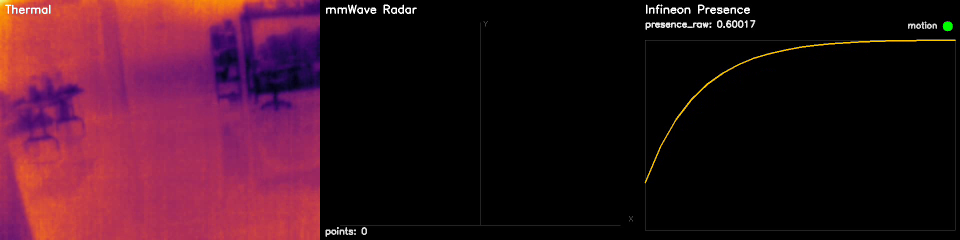
#> input picture frame 20 of software/layer1_sensor_hub/testing/all_sensors_rich5.mp4, 1920 x 480 px, given in place of the camera (shown at 1/2 size)
$ python fusion_capture.py
#> lines starting #> are read from the running program, lines starting #| are printed output that depends on the picture
### software/layer1_sensor_hub/thermal/thermal_source.py
"""
Thermal camera helpers for Layer 1.

Provides a small reusable wrapper around OpenCV V4L2 capture so examples can
consume thermal frames consistently in headless mode.
"""

from __future__ import annotations

from dataclasses import dataclass
from pathlib import Path
from typing import Optional, Union

import cv2
import numpy as np


def normalize_thermal_frame(frame: np.ndarray) -> np.ndarray:
    """Normalize 16-bit/8-bit thermal frame to uint8 grayscale."""

    if frame.dtype == np.uint16:
        f32 = frame.astype(np.float32)
        mn = float(np.min(f32))
        mx = float(np.max(f32))
        if mx - mn < 1e-6:
            return np.zeros_like(frame, dtype=np.uint8)
        f32 = (f32 - mn) / (mx - mn)
        return (f32 * 255.0).astype(np.uint8)

    if frame.dtype != np.uint8:
        frame = frame.astype(np.uint8)

    if frame.ndim == 3 and frame.shape[2] >= 1:
        return cv2.cvtColor(frame, cv2.COLOR_BGR2GRAY)
    return frame


# [8 lines left out: function _is_numeric_device, not called in this run]


def _open_capture(
    device: Union[int, str],
    width: int,
    height: int,
    fps: int,
    open_retries: int,
    open_retry_delay_s: float,
) -> cv2.VideoCapture:
    import time

    cap = cv2.VideoCapture(device, cv2.CAP_V4L2)
    cap.set(cv2.CAP_PROP_CONVERT_RGB, 0)
    cap.set(cv2.CAP_PROP_FOURCC, cv2.VideoWriter_fourcc(*"Y16 "))
    cap.set(cv2.CAP_PROP_BUFFERSIZE, 1)

    for attempt in range(1, open_retries + 1):
        cap.set(cv2.CAP_PROP_FRAME_WIDTH, width)
        cap.set(cv2.CAP_PROP_FRAME_HEIGHT, height)
        cap.set(cv2.CAP_PROP_FPS, fps)
        if cap.isOpened():
            return cap
        if attempt < open_retries:
            time.sleep(open_retry_delay_s)
            cap.open(device, cv2.CAP_V4L2)

    raise RuntimeError(f"Cannot open thermal camera {device}")


# [6 lines left out: function _display_device, not called in this run]


@dataclass(frozen=True)
class ThermalFrameInfo:
    width: int
    height: int
    fps: float


class ThermalCameraSource:
    """V4L2 thermal source wrapper with robust retry logic."""

    def __init__(
        self,
        device: Union[int, str] = 0,
        width: int = 640,
        height: int = 480,
        fps: int = 30,
        open_retries: int = 10,
        open_retry_delay_s: float = 0.25,
        read_retries: int = 4,
    ) -> None:
        self._device = device
        self._width = width
        self._height = height
        self._fps = fps
        self._read_retries = read_retries
        self._cap = _open_capture(device, width, height, fps, open_retries, open_retry_delay_s)

    def __enter__(self) -> ThermalCameraSource:
        return self

    def __exit__(self, *args: object) -> None:
        self.close()

    # [6 lines left out: function info, not called in this run]

    def read_raw(self) -> Optional[np.ndarray]:
        for _ in range(self._read_retries):
            ok, frame = self._cap.read()
            if ok:
                return frame
        return None

    # [6 lines left out: function read_colormap_bgr, not called in this run]

    def close(self) -> None:
        if self._cap is not None:
            self._cap.release()

    # [8 lines left out: function save_raw, not called in this run]

### software/layer1_sensor_hub/mmwave_dca/fusion_capture.py
#!/usr/bin/env python3
"""Sensor fusion: overlay radar point cloud on RGB + thermal + radar views.

Two modes:
  1. ``--bin`` — load existing ADC capture, take live camera frames, fuse
  2. ``--capture`` — take cameras FIRST, then run DCA1000 radar capture, fuse

Usage::

    # Mode 1: existing capture
    python -m layer1_sensor_hub.mmwave_dca.fusion_capture \\
        --bin captures/weapon_only_1m.bin --allow-truncate \\
        --output captures/fusion_result.png

    # Mode 2: live capture (person stays still for ~5 s)
    python -m layer1_sensor_hub.mmwave_dca.fusion_capture \\
        --capture --duration 4 \\
        --output captures/fusion_live.png
"""

from __future__ import annotations

import argparse
import subprocess
import time
from pathlib import Path

import os
import sys

import cv2
import numpy as np

from layer1_sensor_hub.mmwave_dca.adc_reader import AdcCaptureShape, read_adc_data
from layer1_sensor_hub.mmwave_dca.mmwave_raw_adc_detector import RawAdcWeaponDetector
from layer1_sensor_hub.thermal.thermal_source import ThermalCameraSource, normalize_thermal_frame


def capture_cameras(args) -> tuple[np.ndarray, np.ndarray]:
    rgb_img = np.zeros((args.rgb_height, args.rgb_width, 3), dtype=np.uint8)
    rgb_img[:] = (30, 30, 30)
    thermal_img = np.zeros((args.thermal_height, args.thermal_width, 3), dtype=np.uint8)
    thermal_img[:] = (30, 30, 30)

    print("Capturing cameras...")
    rgb_cap = cv2.VideoCapture(args.rgb_device, cv2.CAP_V4L2)
    if rgb_cap.isOpened():
        rgb_cap.set(cv2.CAP_PROP_FRAME_WIDTH, args.rgb_width)
        rgb_cap.set(cv2.CAP_PROP_FRAME_HEIGHT, args.rgb_height)
        rgb_cap.set(cv2.CAP_PROP_BUFFERSIZE, 1)
        for _ in range(5):
            rgb_cap.read()
#> this loop made 5 passes
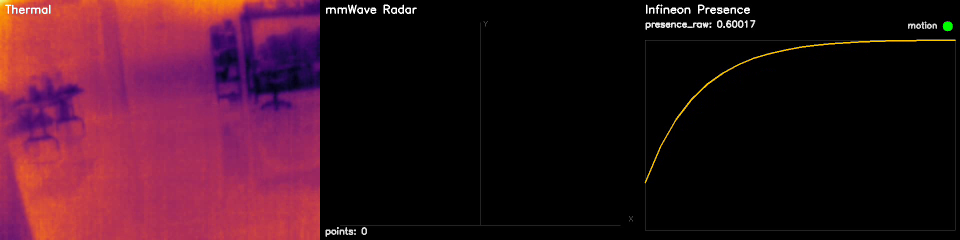
#> input picture frame 20 of software/layer1_sensor_hub/testing/all_sensors_rich5.mp4, 1920 x 480 px, given in place of the camera (shown at 1/2 size)
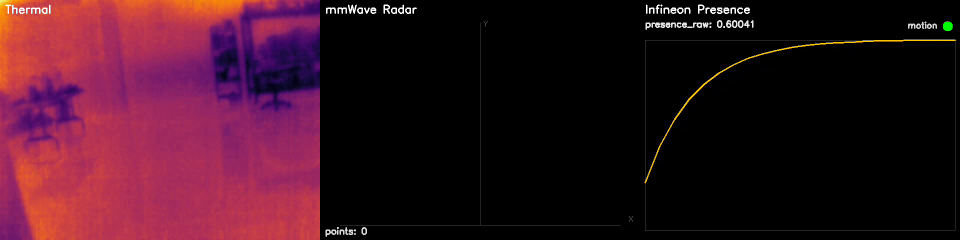
#> input picture frame 21 of software/layer1_sensor_hub/testing/all_sensors_rich5.mp4, 1920 x 480 px, given in place of the camera (shown at 1/2 size)
        ok, frame = rgb_cap.read()
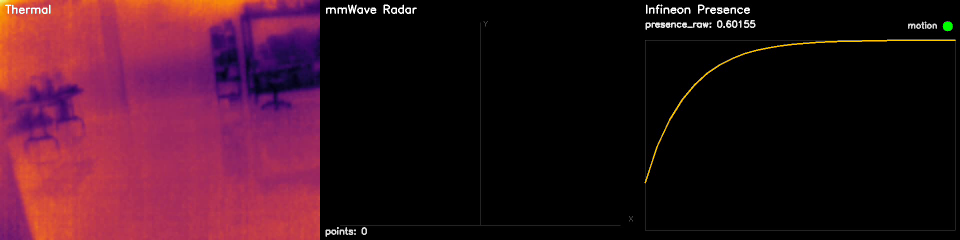
#> input picture frame 25 of software/layer1_sensor_hub/testing/all_sensors_rich5.mp4, 1920 x 480 px, given in place of the camera (shown at 1/2 size)
#> frame is the input picture: shape (480, 1920, 3); mean B, G, R 30.2, 17.5, 55.2
        if ok:
            rgb_img = cv2.resize(frame, (args.rgb_width, args.rgb_height))
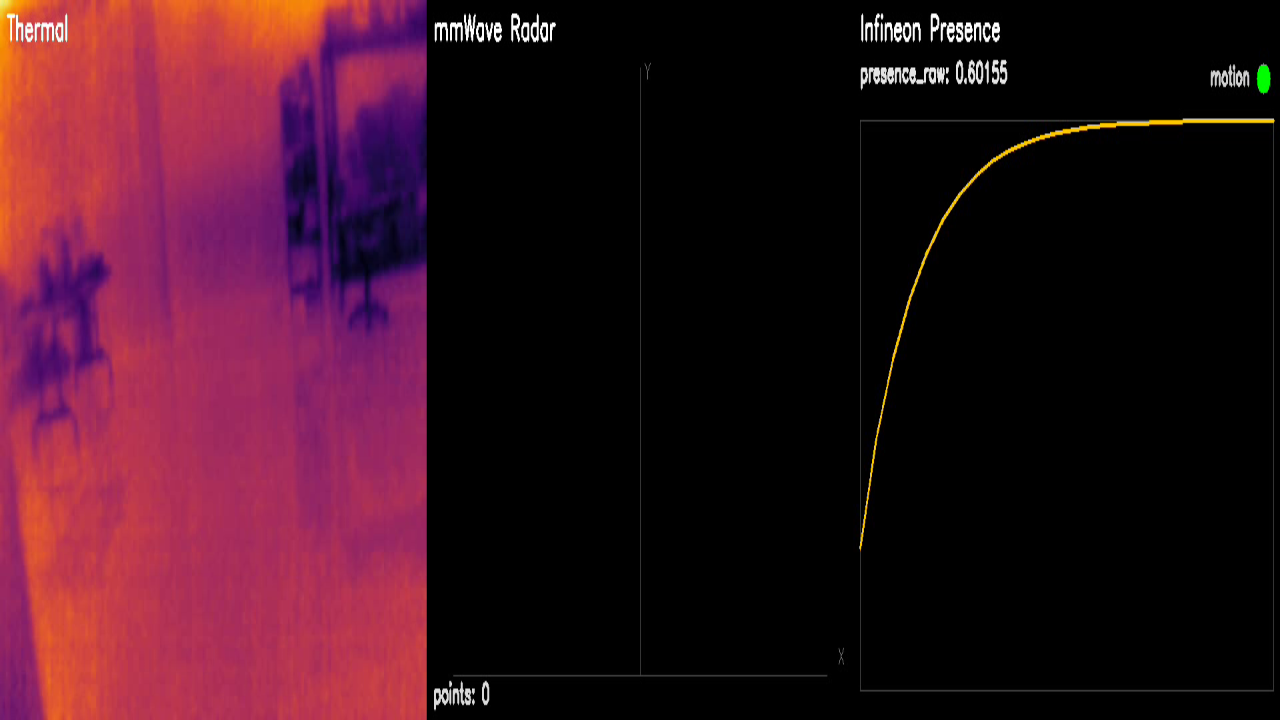
#> rgb_img: shape (720, 1280, 3); mean B, G, R 30.2, 17.5, 55.2
            print(f"  RGB: {rgb_img.shape}")
#|   RGB: (720, 1280, 3)
        rgb_cap.release()
    else:
        print("  warning: RGB not available")

    try:
        thm = ThermalCameraSource(
            device=args.thermal_device,
            width=args.thermal_width,
            height=args.thermal_height,
            fps=9,
        )
        raw = thm.read_raw()
#> the loop in read_raw, `for _ in range(self._read_retries):` made 1 pass
#> pass 1, in read_raw, `ok, frame = self._cap.read()`:
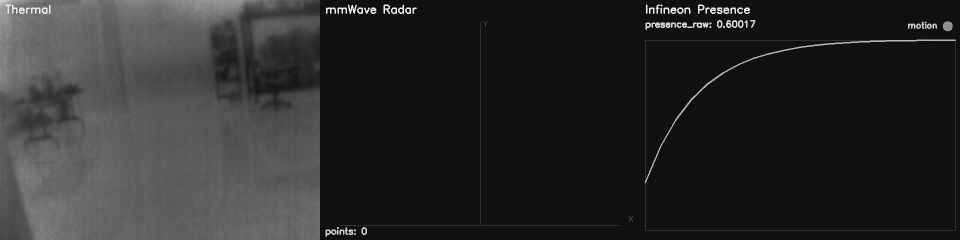
#> frame: shape (480, 1920) (shown at 1/2 size); min 5, max 241, mean 42.4
        if raw is not None:
            gray = normalize_thermal_frame(raw)
            thermal_img = cv2.applyColorMap(gray, cv2.COLORMAP_INFERNO)
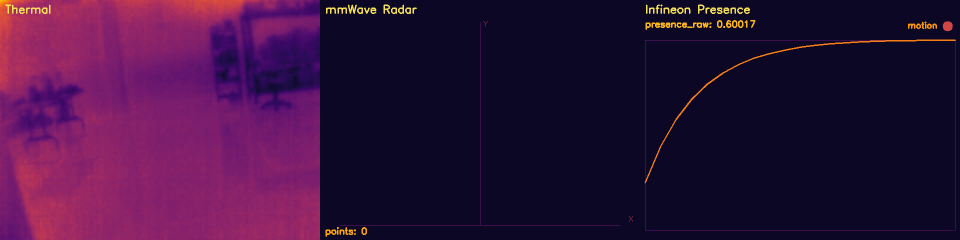
#> thermal_img: shape (480, 1920, 3) (shown at 1/2 size); mean B, G, R 58.8, 16.7, 52.1
            print(f"  Thermal: {thermal_img.shape}")
#|   Thermal: (480, 1920, 3)
        thm.close()
    except Exception as e:
        print(f"  warning: thermal not available ({e})")

    return rgb_img, thermal_img


# [37 lines left out: functions project_radar_point, draw_point_cloud_on_image, not called in this run]


def main():
    p = argparse.ArgumentParser(description="Radar + RGB + Thermal fusion capture")
    p.add_argument("--bin", default="", help="ADC .bin file to process (omit for live capture)")
    p.add_argument("--capture", action="store_true", help="Live capture mode: cameras then radar")
    p.add_argument("--duration", type=int, default=4, help="Duration in seconds for live capture")
    p.add_argument("--chirps", type=int, default=16)
    p.add_argument("--rx", type=int, default=4)
    p.add_argument("--samples", type=int, default=384)
    p.add_argument("--allow-truncate", action="store_true")
    p.add_argument("--output", "-o", default="fusion_result.png")

    # DCA1000 config for live capture
    p.add_argument("--cli-port", default="/dev/ttyUSB0", help="Radar CLI port")
    p.add_argument("--dca-config", default="",
                   help="DCA1000 JSON config (default: ti_cli/configFile.json)")

    # Camera calibration
    p.add_argument("--rgb-device", type=int, default=0, help="RGB camera V4L2 index")
    p.add_argument("--thermal-device", type=int, default=2, help="Thermal camera V4L2 index")
    p.add_argument("--rgb-width", type=int, default=1280)
    p.add_argument("--rgb-height", type=int, default=720)
    p.add_argument("--thermal-width", type=int, default=160)
    p.add_argument("--thermal-height", type=int, default=120)

    # Projection params (tune these for your setup)
    p.add_argument("--x-scale", type=float, default=300.0, help="Pixels per meter horizontally")
    p.add_argument("--y-scale", type=float, default=200.0, help="Pixels per meter vertically")
    p.add_argument("--x-offset", type=float, default=0.0, help="Horizontal offset px")
    p.add_argument("--y-offset", type=float, default=50.0, help="Vertical offset px (camera above radar)")
    p.add_argument("--rotation", type=float, default=0.0, help="Camera rotation deg")

    args = p.parse_args()

    software = Path(__file__).resolve().parent.parent.parent

    # --- Step 0: Live capture mode ---
    if args.capture or not args.bin:
        if not args.dca_config:
            args.dca_config = str(software / "layer1_sensor_hub" / "mmwave_dca" / "ti_cli" / "configFile.json")
        out_bin = f"/tmp/fusion_live_{int(time.time())}.bin"

        # Take camera photos FIRST (before radar capture)
        rgb_img, thermal_img = capture_cameras(args)

        print(f"Radar capture ({args.duration}s)... person stay still!")
        cfg = f"{software}/layer1_sensor_hub/examples/configs/weapon_detection_dca1000.cfg"
        mod = "layer1_sensor_hub.mmwave_dca.run_dca_capture"
        env = {**os.environ, "PYTHONPATH": str(software)}
        subprocess.run(
            [sys.executable, "-m", mod,
             "--cli-port", args.cli_port,
             "--config", cfg,
             "--dca-config", args.dca_config,
             "--output", out_bin,
             "--duration-s", str(args.duration),
             "--configure-dca", "--start-dca", "--stop-dca"],
            cwd=str(software), env=env,
        )
#> (this line was passed over: subprocess is not available in this run)
        args.allow_truncate = True
        args.bin = out_bin
    else:
        rgb_img, thermal_img = capture_cameras(args)

    # --- Step 1: Load radar data and process ---
    bin_path = Path(args.bin)
    if not bin_path.exists():
        print(f"error: {args.bin} not found")
        return 1
    nbytes = bin_path.stat().st_size
    frames = nbytes // (4 * args.chirps * args.rx * args.samples)
    shape = AdcCaptureShape(frames=frames, chirps=args.chirps, rx=args.rx, samples=args.samples)
    print(f"Loading ADC: {bin_path.name} ({frames} frames)")
    adc = read_adc_data(bin_path, shape, allow_truncate=args.allow_truncate)
    n_frames = min(30, adc.shape[0])

    detector = RawAdcWeaponDetector()
    cloud_points = []
    total_score = 0.0
    for i in range(n_frames):
        result = detector.detect(adc[i], i)
        total_score += result.weapon_score
        if result.point_cloud is not None:
            for pt in result.point_cloud:
                cloud_points.append(np.append(pt, [result.weapon_score]))
    cloud_points = np.array(cloud_points, dtype=np.float32) if cloud_points else np.empty((0, 6))
    mean_score = total_score / n_frames
    print(f"  Weapon score: {mean_score:.3f}  Cloud points: {len(cloud_points)}")

    # --- Step 2: Overlay radar points on camera images ---
    if len(cloud_points) > 0:
        # Sub-sample to avoid clutter
        n_show = min(500, len(cloud_points))
        idx = np.random.choice(len(cloud_points), n_show, replace=False)

        draw_point_cloud_on_image(
            rgb_img, cloud_points[idx],
            args.rgb_width, args.rgb_height,
            args.x_scale, args.y_scale,
            args.x_offset, args.y_offset, args.rotation,
        )

        thm_scale = args.x_scale * args.thermal_width / args.rgb_width
        thm_y_scale = args.y_scale * args.thermal_height / args.rgb_height
        thm_x_off = args.x_offset * args.thermal_width / args.rgb_width
        thm_y_off = args.y_offset * args.thermal_height / args.rgb_height
        draw_point_cloud_on_image(
            thermal_img, cloud_points[idx],
            args.thermal_width, args.thermal_height,
            thm_scale, thm_y_scale,
            thm_x_off, thm_y_off, args.rotation,
        )

    # 4. Build composite
    rgb_small = cv2.resize(rgb_img, (640, 360))
    thm_large = cv2.resize(thermal_img, (640, 480))

    # --- Radar top-down view ---
    radar_view = np.zeros((480, 640, 3), dtype=np.uint8)
    radar_view[:] = (10, 12, 16)
    if len(cloud_points) > 0:
        for pt in cloud_points:
            rng_m = pt[1] * 0.013
            ang = pt[3]
            zone = pt[5]
            x_px = int(320 + rng_m * 80 * np.sin(ang))
            y_px = int(460 - rng_m * 80 * np.cos(ang))
            color = (0, 0, 255) if zone > 0.5 else (255, 180, 0)
            cv2.circle(radar_view, (x_px, y_px), 3, color, -1)
        cv2.putText(radar_view, f"Weapon Score: {mean_score:.2f}", (12, 30),
                    cv2.FONT_HERSHEY_SIMPLEX, 0.7, (255, 255, 255), 2, cv2.LINE_AA)
        # Range rings
        for r in range(1, 6):
            radius = int(r * 80)
            cv2.circle(radar_view, (320, 460), radius, (66, 49, 42), 1)
            cv2.putText(radar_view, f"{r}m", (320 + radius - 10, 460 - 10),
                        cv2.FONT_HERSHEY_SIMPLEX, 0.4, (168, 149, 139), 1)

    # Composite layout: 3 columns
    h1, w1 = rgb_small.shape[:2]
    h2, w2 = thm_large.shape[:2]
    h3, w3 = radar_view.shape[:2]
    composite_h = h1 + h2
    composite_w = max(w1 + w2, w3)
    composite = np.zeros((composite_h + h3 + 10, composite_w + 10, 3), dtype=np.uint8)
    composite[:] = (20, 20, 20)

    # Place RGB top-left
    composite[5:5+h1, 5:5+w1] = rgb_small
    cv2.putText(composite, "RGB + Radar Overlay", (10, 24),
                cv2.FONT_HERSHEY_SIMPLEX, 0.5, (200, 200, 200), 1)

    # Place Thermal top-right
    composite[5:5+h2, 10+w1:10+w1+w2] = thm_large
    cv2.putText(composite, "Thermal + Radar Overlay", (15 + w1, 24),
                cv2.FONT_HERSHEY_SIMPLEX, 0.5, (200, 200, 200), 1)

    # Place Radar bottom
    y_off = 10 + max(h1, h2)
    composite[y_off:y_off+h3, composite_w//2 - w3//2:composite_w//2 + w3//2 + w3%2] = radar_view
    cv2.putText(composite, "Radar Top-Down", (composite_w//2 - 60, y_off + 20),
                cv2.FONT_HERSHEY_SIMPLEX, 0.5, (200, 200, 200), 1)

    # Score badge
    score_color = (0, 200, 0) if mean_score >= 0.65 else (0, 165, 255)
    cv2.putText(composite, f"WEAPON: {mean_score:.2f}", (composite_w - 200, composite_h + h3 - 12),
                cv2.FONT_HERSHEY_SIMPLEX, 0.8, score_color, 2, cv2.LINE_AA)

    out_path = Path(args.output)
    out_path.parent.mkdir(parents=True, exist_ok=True)
    cv2.imwrite(str(out_path), composite, [cv2.IMWRITE_PNG_COMPRESSION, 3])
    print(f"Saved: {out_path}")


if __name__ == "__main__":
#> (the run stopped early here; a loop or call above may not have finished)

$ run again, starting later in the video
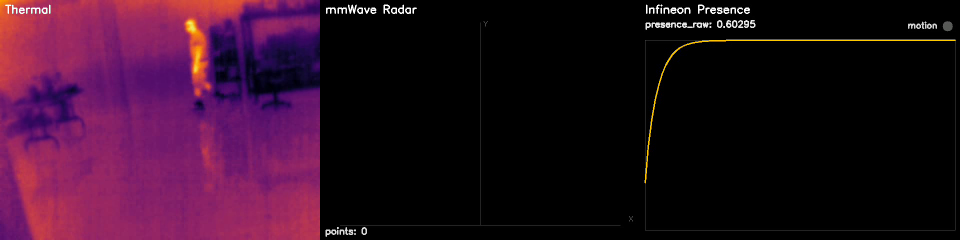
#> input picture frame 90 of software/layer1_sensor_hub/testing/all_sensors_rich5.mp4, 1920 x 480 px, given in place of the camera (shown at 1/2 size)
#> the loop in capture_cameras, `for _ in range(5):` made 5 passes
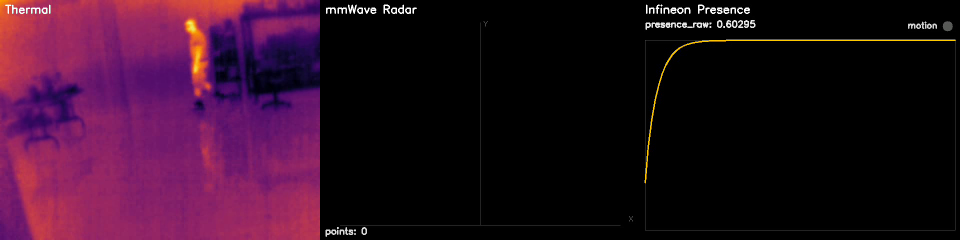
#> input picture frame 90 of software/layer1_sensor_hub/testing/all_sensors_rich5.mp4, 1920 x 480 px, given in place of the camera (shown at 1/2 size)
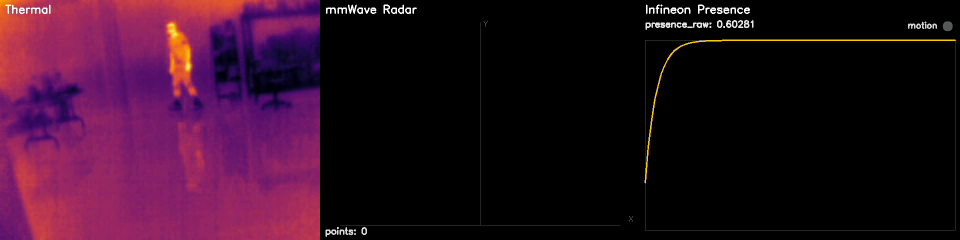
#> input picture frame 95 of software/layer1_sensor_hub/testing/all_sensors_rich5.mp4, 1920 x 480 px, given in place of the camera (shown at 1/2 size)
#> in capture_cameras, frame is the input picture: shape (480, 1920, 3); mean B, G, R 33.4, 13.3, 45.2
#|   RGB: (720, 1280, 3)
#> in capture_cameras, `thermal_img = cv2.applyColorMap(gray, cv2.COLORMAP_INFERNO)`:
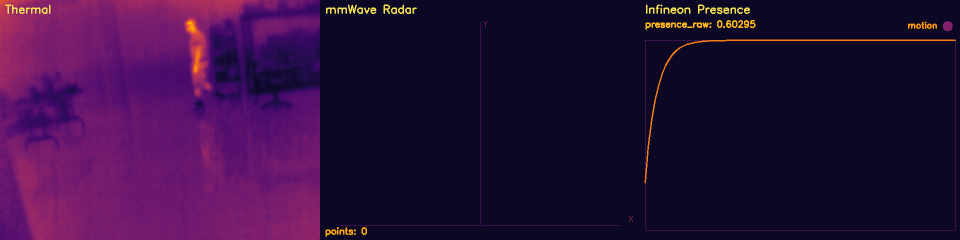
#> thermal_img: shape (480, 1920, 3) (shown at 1/2 size); mean B, G, R 59.3, 14.1, 44.4
#|   Thermal: (480, 1920, 3)

$ run again, starting later in the video
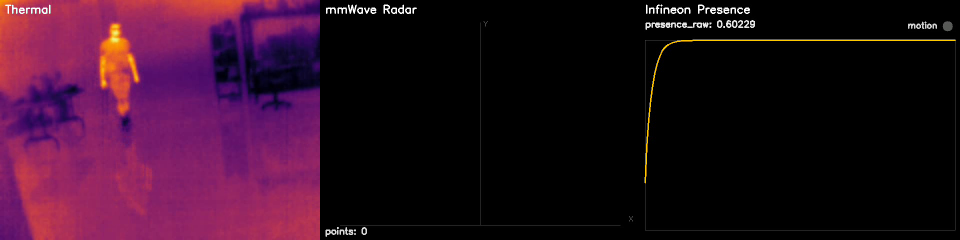
#> input picture frame 160 of software/layer1_sensor_hub/testing/all_sensors_rich5.mp4, 1920 x 480 px, given in place of the camera (shown at 1/2 size)
#> the loop in capture_cameras, `for _ in range(5):` made 5 passes
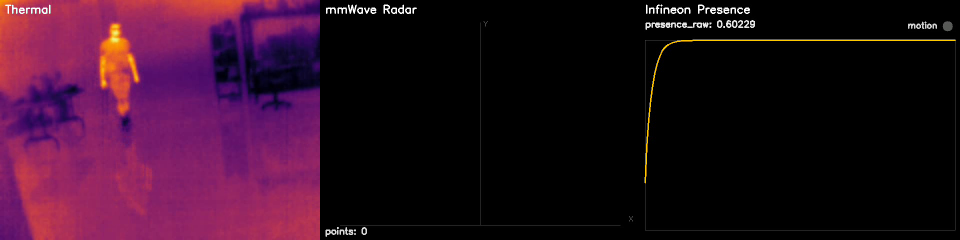
#> input picture frame 160 of software/layer1_sensor_hub/testing/all_sensors_rich5.mp4, 1920 x 480 px, given in place of the camera (shown at 1/2 size)
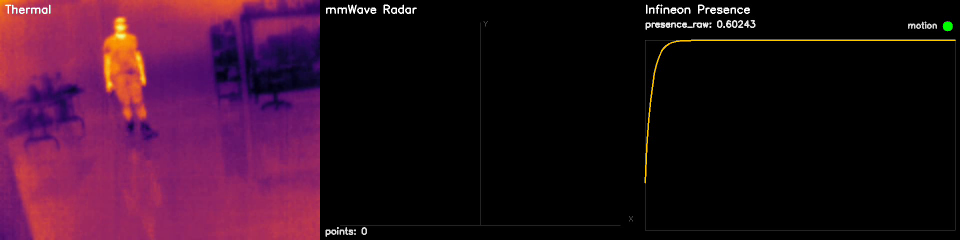
#> input picture frame 165 of software/layer1_sensor_hub/testing/all_sensors_rich5.mp4, 1920 x 480 px, given in place of the camera (shown at 1/2 size)
#> in capture_cameras, frame is the input picture: shape (480, 1920, 3); mean B, G, R 32.9, 14.2, 46.9
#|   RGB: (720, 1280, 3)
#> in capture_cameras, `thermal_img = cv2.applyColorMap(gray, cv2.COLORMAP_INFERNO)`:
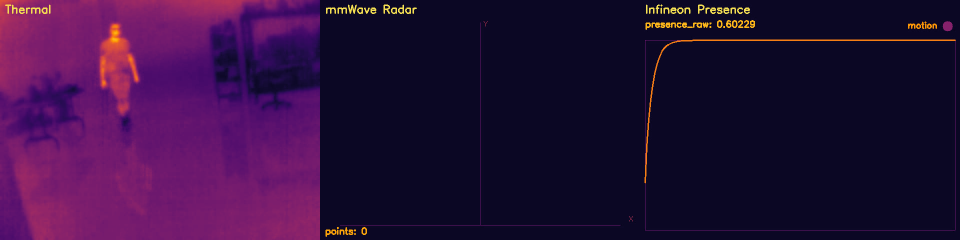
#> thermal_img: shape (480, 1920, 3) (shown at 1/2 size); mean B, G, R 59.1, 14.4, 45
#|   Thermal: (480, 1920, 3)
